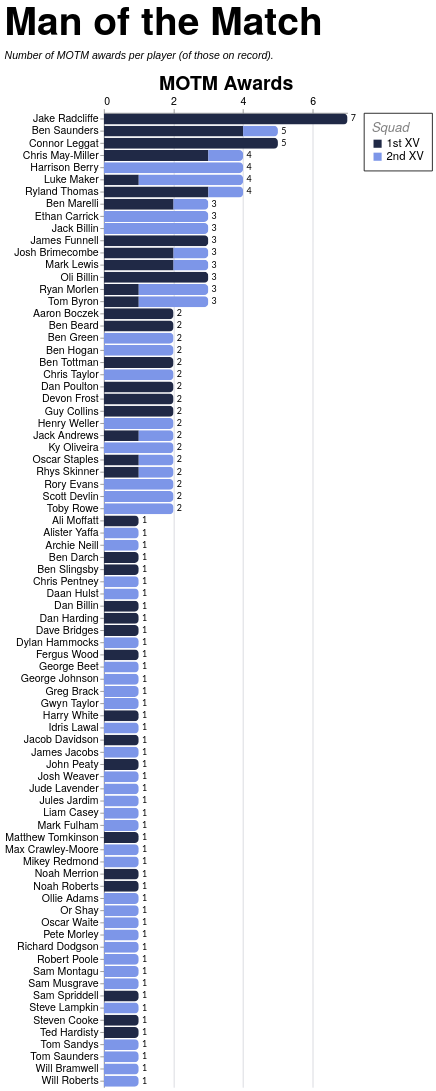

Express this chart as Vega-Lite.
### Vega-Lite specification from a JSON file in a GitHub repository (floating-point values rounded to 4 significant figures; data arrays with more than 128 entries replaced by an {"elided": "..."} marker saying what was removed)
{"config": {"axis": {"labelFont": "PT Sans Narrow, Helvetica Neue, Helvetica, Arial, sans-serif", "titleFont": "PT Sans Narrow, Helvetica Neue, Helvetica, Arial, sans-serif", "labelFontSize": 13, "titleFontSize": 24, "gridColor": "#202947", "gridOpacity": 0.2, "zindex": 1}, "text": {"font": "Lato, sans-serif"}, "bar": {"cornerRadiusEnd": 5}, "header": {"labelFont": "PT Sans Narrow, Helvetica Neue, Helvetica, Arial, sans-serif", "titleFont": "PT Sans Narrow, Helvetica Neue, Helvetica, Arial, sans-serif", "labelFontSize": 24, "titleFontSize": 28, "labelFontWeight": "bold", "orient": "left"}, "legend": {"labelFont": "PT Sans Narrow, Helvetica Neue, Helvetica, Arial, sans-serif", "titleFont": "PT Sans Narrow, Helvetica Neue, Helvetica, Arial, sans-serif", "labelFontSize": 14, "titleFontSize": 16, "titlePadding": 5, "fillColor": "white", "strokeColor": "black", "padding": 10, "titleFontWeight": "lighter", "titleFontStyle": "italic", "titleColor": "gray", "offset": 10}, "title": {"font": "PT Sans Narrow, Helvetica Neue, Helvetica, Arial, sans-serif", "fontSize": 48, "fontWeight": "bold", "anchor": "start", "align": "center", "titlePadding": 20, "subtitlePadding": 10, "subtitleFontSize": 13, "subtitleColor": "", "subtitleFontStyle": "italic", "offset": 15, "color": "black"}, "axisX": {"labelAngle": 0}, "facet": {"title": null, "header": null, "align": {"row": "each", "column": "each"}}, "resolve": {"scale": {"y": "independent", "facet": "independent"}}, "background": "transparent", "scale": {"offsetBandPaddingOuter": 0.2, "offsetBandPaddingInner": 0.1}, "view": {"stroke": null, "background": "transparent"}}, "layer": [{"mark": {"type": "bar"}, "encoding": {"color": {"field": "squad", "legend": {"labelExpr": "datum.value + ' XV'", "offset": 20, "orient": "right", "title": "Squad"}, "scale": {"domain": ["1st", "2nd"], "range": ["#202946", "#7d96e8"]}, "sort": ["1st", "2nd"], "type": "nominal"}, "tooltip": [{"field": "player", "title": "Player", "type": "nominal"}, {"field": "squad", "title": "Squad", "type": "nominal"}, {"field": "position", "title": "Position", "type": "nominal"}, {"field": "unit", "title": "Unit", "type": "nominal"}, {"aggregate": "sum", "field": "motm_awards", "title": "MOTM Awards", "type": "quantitative"}, {"aggregate": "max", "field": "player_total", "title": "Total", "type": "quantitative"}], "x": {"aggregate": "sum", "axis": {"orient": "top", "title": "MOTM Awards"}, "field": "motm_awards", "type": "quantitative"}, "y": {"field": "player", "sort": {"field": "player_total", "op": "max", "order": "descending"}, "title": null, "type": "nominal"}}}, {"mark": {"type": "text", "align": "left", "baseline": "middle", "color": "black", "dx": 4, "fontSize": 11}, "encoding": {"text": {"field": "total_awards", "format": ".0f", "type": "quantitative"}, "x": {"axis": {"format": ".0f", "orient": "top", "tickCount": 3, "title": "MOTM Awards"}, "field": "total_awards", "type": "quantitative"}, "y": {"field": "player", "sort": {"field": "player_total", "op": "max", "order": "descending"}, "title": null, "type": "nominal"}}, "transform": [{"aggregate": [{"op": "sum", "field": "motm_awards", "as": "total_awards"}, {"op": "max", "field": "player_total", "as": "player_total"}], "groupby": ["player"]}]}], "data": {"name": "data-2f6574bf6f39417ac3136177b772833e"}, "height": {"step": 15}, "params": [{"name": "seasonParam", "value": []}, {"name": "gameTypesParam", "value": []}, {"name": "squadParam", "value": "All"}], "title": {"text": "Man of the Match", "subtitle": "Number of MOTM awards per player (of those on record)."}, "transform": [{"filter": "length(seasonParam) === 0 || indexof(seasonParam, datum.season) >= 0"}, {"filter": "length(gameTypesParam) === 0 || indexof(gameTypesParam, datum.game_type) >= 0"}, {"filter": "squadParam === \"All\" || datum.squad === squadParam"}, {"joinaggregate": [{"op": "sum", "field": "motm_awards", "as": "player_total"}], "groupby": ["player"]}, {"filter": "datum.player_total > 0"}], "width": 300, "$schema": "https://vega.github.io/schema/vega-lite/v5.20.1.json", "datasets": {"data-2f6574bf6f39417ac3136177b772833e": {"elided": "129 records"}}}
